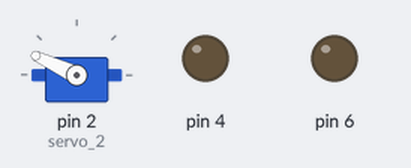
Recording of a sketch running on a simulated Arduino Uno, built with avr-gcc and run on an emulated ATmega328P. Parts: servo, output pins drawn as LEDs (lit = HIGH).

Above: at 0.05 s.
At 1.5 s:
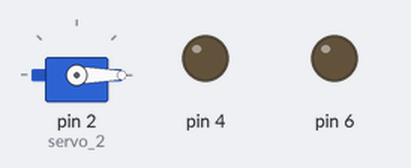
At 2.95 s:
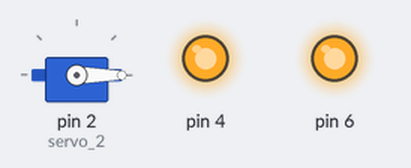
Timing chart, 0 to 6.9 s (numbered marks = the images above):
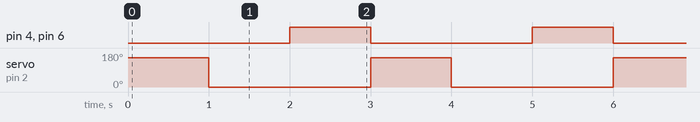

Measured:
- by itself, pin 4, pin 6: alternates HIGH for 1.0 s and LOW for 2.0 s
- by itself, servo on pin 2 (servo_2): alternates 155° for 1.0 s and 0° for 2.0 s

The sketch:

Robofun-AlienSpaceTravel.ino
```cpp
#include <Servo.h>

Servo servo_2;

void setup()
{
  servo_2.attach(2);

  pinMode(6, OUTPUT);
  pinMode(4, OUTPUT);
}


void loop()
{
  servo_2.write(155);
  delay(1000);
  servo_2.write(-155);
  delay(1000);
  digitalWrite(6, HIGH);
  digitalWrite(4, HIGH);
  delay(1000);
  digitalWrite(6, LOW);
  digitalWrite(4, LOW);

}
```
